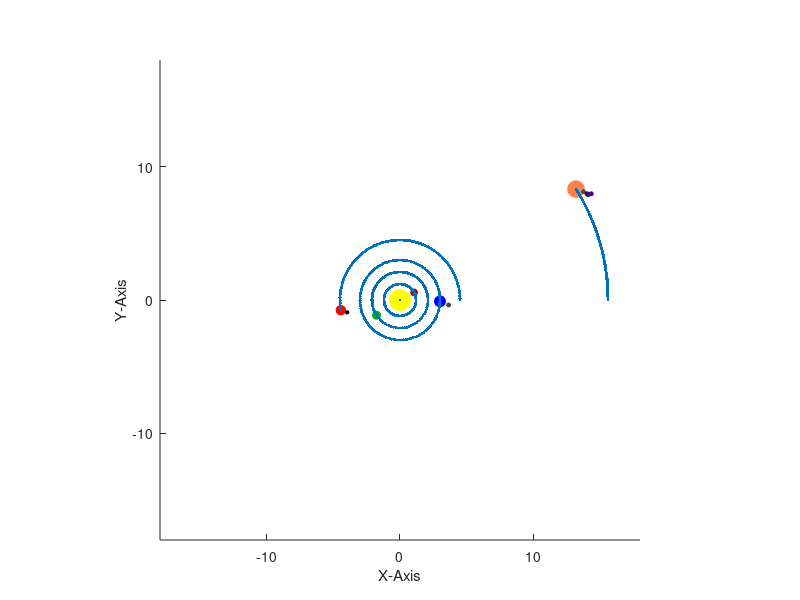

Source code (MATLAB):
%realistic

%------------preparation-----------------------------------------------------------------------------------------
figure('units','norm','position',[.1 .1 .8 .7],'color',[.9 .9 .9],'name', "Realistic"); %Creating Window
axes('position',[.1 .1 .8 .8],'color',[1 1 1], 'xlim',[-18 18],'ylim',[-18 18]);  %Creating Axis
grid off;                                        %turing on grid in coordinate system
xlabel ("X-Axis");                               %labeling the axis
ylabel ("Y-Axis");                               %labeling the axis
zlabel ("Z-Axis");                               %labeling the axis
axis ('square');                                 %squaring axis
%view(325,135)                                   %Tilting coordinate system
drawnow

%----------------Changeable Variables-----------------------------------------------------------------------------
%-----------------------------------------------------------------------------------------------------------------
n=1;              %Number of Revolutions of earth/number of years shown
i=.05;            %Interval during for-loop
g=0;             %Set to >1 to deactivate lines
%----To adapt this system, set ws and rs for the sun to the ones of the desired planet


%---------------pre-calculations----------------------------------------------------------------------------------
l=n.*2.*pi;     %limit for for-loop


%----------------Preparing the Planets----------------------------------------------------------------------------
%------------w[x] is the angular speed; r[x] is the radius relative to the sun------------------------------------
%------------Drawing Sun------------------------------------------------------------------------------------------
h_Sun=line(0,0,0,'marker','o','markersize',[15],'markerfacecolor','yellow','color','yellow'); %creating the ball
ws=0;               %angular speed
rs=0;               %orbit radius

%------------Drawing Mercure----------------------------------------------------------------------------------------
h_Mercure=line(0,0,0,'marker','o','markersize',[5],'color',[.7 0 0],'markerfacecolor',[.7 0 0]); %creating the ball
wm=4.1;               %angular speed mercure
rm=1.2;               %orbit radius mecure

%------------Drawing Venus----------------------------------------------------------------------------------------
h_Venus=line(0,0,0,'marker','o','markersize',[6],'color',[0 .7 0],'markerfacecolor',[0 .7 0]); %creating the ball
wv=1.6;             %angular speed venus
rv=2.1;               %orbit radius venus

%------------Drawing Earth----------------------------------------------------------------------------------------
h_Earth=line(0,0,0,'marker','o','markersize',[8],'color',[0 0 1],'markerfacecolor',[0 0 1]); %creating the ball
we=1;               %angular speed earth
re=3;               %orbit radius earth

%------------Drawing Moon------------------------------------------------------------------------------------------
h_Moon=line(0,0,0,'marker','o','markersize',[3],'color',[.3 .3 .3],'markerfacecolor',[.3 .3 .3]); %creating the ball
wem=12;             %angular speed Moon
rem=.7;             %orbit radius moon

%------------Drawing Mars------------------------------------------------------------------------------------------
h_Mars=line(0,0,0,'marker','o','markersize',[7],'color',[1 0 0],'markerfacecolor',[1 0 0]); %creating the ball
wma=.53;             %angular speed Mars
rma=4.5;              %orbit radius Mars

%------------Drawing Marsmoom------------------------------------------------------------------------------------------
h_Marsmoon=line(0,0,0,'marker','o','markersize',[2.5],'color',[0 0 0],'markerfacecolor',[0 0 0]); %creating the ball
wmam=10;             %angular speed Marsmoon
rmam=.5;             %orbit radius Marsmoon

%------------Drawing Jupiter------------------------------------------------------------------------------------------
h_Jupiter=line(0,0,'marker','o','markersize',[12],'color',[1 .5 .3],'markerfacecolor',[1 .5 .3]);
wj=.09;              %angular speed jupiter
rj=15.6;              %orbit radius jupiter

%------------Drawing MoonJ1------------------------------------------------------------------------------------------
h_MoonJ1=line(0,0,'marker','o','markersize',[3],'color',[.3 .3 .3],'markerfacecolor',[.3 .3 .3]);
wmj1=10;             %angular speed Moon
rmj1=.6;             %orbit radius moon

%------------Drawing MoonJ2------------------------------------------------------------------------------------------
h_MoonJ2=line(0,0,'marker','o','markersize',[3],'color',[0 .3 .3],'markerfacecolor',[0 .3 .3]);
wmj2=13;             %angular speed Moon
rmj2=1;               %orbit radius moon

%------------Drawing MoonJ3------------------------------------------------------------------------------------------
h_MoonJ3=line(0,0,'marker','o','markersize',[3],'color',[.3 0 .3],'markerfacecolor',[.3 0 .3]);
wmj3=12;             %angular speed Moon
rmj3=.9;             %orbit radius moon

%------------Drawing MoonJ4------------------------------------------------------------------------------------------
h_MoonJ4=line(0,0,'marker','o','markersize',[3],'color',[.3 0 .6],'markerfacecolor',[.3 0 .6]);
wmj4=9;               %angular speed Moon
rmj4=1.2;             %orbit radius moon
 
drawnow
%------------Making planets move------------------------------------------------------------------------------------
%-------------------------------------------------------------------------------------------------------------------
for t=0:i:l                                          %setting up loop for one rotation
  
  %----Sun----
  xs=rs*cos(ws*t);                                   %getting x for sun
  ys=rs*sin(ws*t);                                   %getting y for sun
  set(h_Sun,'xdata',xs,'ydata',ys);                  %putting sun there
  
  %----Mercure----
  xm=rm*cos(wm*t);                                   %getting x for mercure
  ym=rm*sin(wm*t);                                   %getting y for mercure
  set(h_Mercure,'xdata',xm-xs,'ydata',ym-ys);              %putting mercure there
  
  %----Venus----
  xv=rv*cos(wv*t);                                   %getting x for venus
  yv=rv*sin(wv*t);                                   %getting y for venus
  set(h_Venus,'xdata',xv-xs,'ydata',yv-ys);                %putting venus there
  
  %----Earth----
  xe=re*cos(we*t);                                   %getting x for earth
  ye=re*sin(we*t);                                   %getting y for earth
  set(h_Earth,'xdata',xe-xs,'ydata',ye-ys);                %putting earth there

  %----Moon----
  xem=rem*cos(wem*t)+xe;                                %getting x for moon
  yem=rem*sin(wem*t)+ye;                                %getting y for moon
  set(h_Moon,'xdata',xem-xs,'ydata',yem-ys);                  %putting moon there
  
  %----Mars----
  xma=rma*cos(wma*t);                                %getting x for mars
  yma=rma*sin(wma*t);                                %getting y for mars
  set(h_Mars,'xdata',xma-xs,'ydata',yma-ys);               %putting mars there
  
  %----Marsmoon----
  xmam=rmam*cos(wmam*t)+xma;                                %getting x for marsmoon
  ymam=rmam*sin(wmam*t)+yma;                                %getting y for marsmoon
  set(h_Marsmoon,'xdata',xmam-xs,'ydata',ymam-ys);                %putting marsmoon there
  
  %----Jupiter----
  xj=rj*cos(wj*t);                                   %getting x for jupiter
  yj=rj*sin(wj*t);                                   %getting y for jupiter
  set(h_Jupiter,'xdata',xj-xs,'ydata',yj-ys);              %putting jupiter there
  
  %----MoonJ1----
  xmj1=rmj1*cos(wmj1*t)+xj;                                %getting x for jupitermoon
  ymj1=rmj1*sin(wmj1*t)+yj;                                %getting y for jupitermoon
  set(h_MoonJ1,'xdata',xmj1-xs,'ydata',ymj1-ys);                 %putting jupitermoon there
  
  %----MoonJ2----
  xmj2=rmj2*cos(wmj2*t)+xj;                                %getting x for jupitermoon
  ymj2=rmj2*sin(wmj2*t)+yj;                                %getting x for jupitermoon
  set(h_MoonJ2,'xdata',xmj2-xs,'ydata',ymj2-ys);                 %putting jupitermoon there
  
  %----MoonJ3----
  xmj3=rmj3*cos(wmj3*t)+xj;                                %getting x for jupitermoon
  ymj3=rmj3*sin(wmj3*t)+yj;                                %getting x for jupitermoon
  set(h_MoonJ3,'xdata',xmj3-xs,'ydata',ymj3-ys);                 %putting jupitermoon there
  
  %----MoonJ4----
  xmj4=rmj4*cos(wmj4*t)+xj;                                %getting x for jupitermoon
  ymj4=rmj4*sin(wmj4*t)+yj;                                %getting x for jupitermoon
  set(h_MoonJ4,'xdata',xmj4-xs,'ydata',ymj4-ys);        %putting jupitermoon there
  
  drawnow;
  
  if (mod(t,0.5.*i)==g)     %Trails of Planets
    
    line(xs,ys,'marker','.','markersize',[7]);   %Sun
    line(xm-xs,ym-ys,'marker','.','markersize',[7]);   %Mercure
    line(xv-xs,yv-ys,'marker','.','markersize',[7]);   %Venus
    line(xe-xs,ye-ys,'marker','.','markersize',[7]);   %Earth
    %line(xem-xs,yem-ys,'marker','.','markersize',[7]); %Moon
    line(xma-xs,yma-ys,'marker','.','markersize',[7]);   %Mars
    %line(xmam-xs,ymam-ys,'marker','.','markersize',[7]); %Marsmoon
    line(xj-xs,yj-ys,'marker','.','markersize',[7]);   %Jupiter
    %line(xmj1-xs,ymj1-ys,'marker','.','markersize',[7]); %Jupiter Moon one
    %line(xmj2-xs,ymj2-ys,'marker','.','markersize',[7]); %Jupiter Moon two
    %line(xmj3-xs,ymj3-ys,'marker','.','markersize',[7]); %Jupiter Moon three
    %line(xmj4-xs,ymj4-ys,'marker','.','markersize',[7]); %Jupiter Moon four
        
  endif
  
endfor
